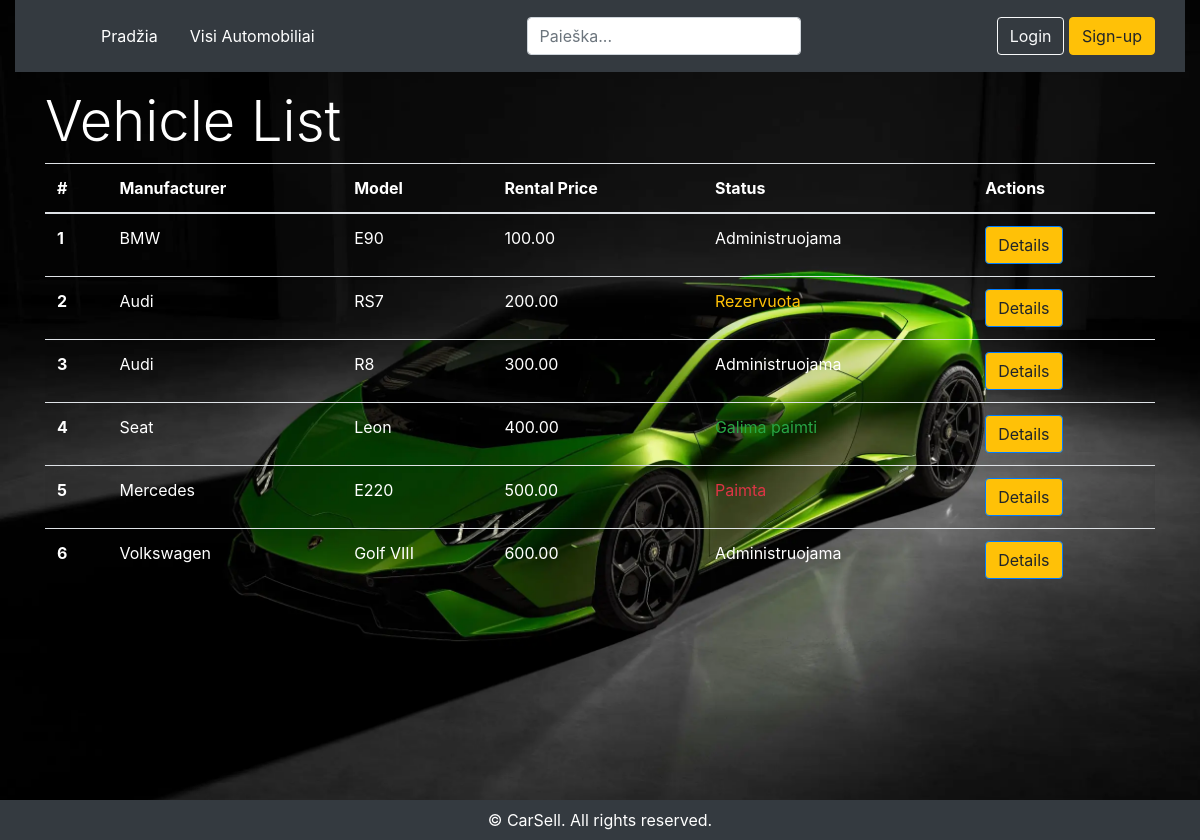
Screenshot of /CarSell/all_vehicles/ with the database file from the repository.
### CarSell/models.py (models this page shows, shortened)
class Vehicle(models.Model):
    VEHICLE_TYPES = [
        ('car', 'Automobilis'),
        ('motorcycle', 'Motociklas'),
    ]
    LOAN_STATUS = (
        ('a', 'Administruojama'),
        ('p', 'Paimta'),
        ('g', 'Galima paimti'),
        ('r', 'Rezervuota'),
    )
    status = models.CharField(
        max_length=1,
        choices=LOAN_STATUS,
        blank=True,
        default='a',
        help_text='Statusas',
    )
    manufacturer = models.CharField(max_length=100)
    model = models.CharField(max_length=100)
    year = models.PositiveIntegerField()
    color = models.CharField(max_length=50)
    engine_type = models.CharField(max_length=50)
    fuel_type = models.CharField(max_length=50)
    engine_capacity = models.FloatField()
    body_type = models.CharField(max_length=50)
    rental_price = models.DecimalField(max_digits=10, decimal_places=2)
    vehicle_type = models.CharField(max_length=20, choices=VEHICLE_TYPES)
    cover = models.ImageField('Viršelis', upload_to='covers', null=True)
    deposit = models.DecimalField(max_digits=10, decimal_places=2, null=True, blank=True)
    photo1 = models.ImageField(upload_to='vehicle_photos', null=True, blank=True)
    photo2 = models.ImageField(upload_to='vehicle_photos', null=True, blank=True)
    photo3 = models.ImageField(upload_to='vehicle_photos', null=True, blank=True)
    photo4 = models.ImageField(upload_to='vehicle_photos', null=True, blank=True)

### CarSell/views.py (the view)
# urls.py: path('all_vehicles/', views.vehicles_list, name='all_vehicles'),
def vehicles_list(request):
    all_vehicles = Vehicle.objects.all()
    return render(request, 'vehicles_list.html', {'all_vehicles': all_vehicles})

### templates/vehicles_list.html (shortened to what this page needs)
{% extends "base.html" %}
{% block content %}
    <div class="container mt-3">
        <h2 class="display-4 text-white">Vehicle List</h2>
        <table class="table table-striped">
            <thead>
                <tr>
                    <th scope="col">#</th>
                    <th scope="col">Manufacturer</th>
                    <th scope="col">Model</th>
                    <th scope="col">Rental Price</th>
                    <th scope="col">Status</th>
                    <th scope="col">Actions</th>
                </tr>
            </thead>
            <tbody>
                {% for vehicle in all_vehicles %}
                    <tr>
                        <th scope="row">{{ vehicle.id }}</th>
                        <td>{{ vehicle.manufacturer }}</td>
                        <td>{{ vehicle.model }}</td>
                        <td>{{ vehicle.rental_price }}</td>
                        <td>
                            <span class="{% if vehicle.status == 'a' %}text-white
                                    {% elif vehicle.status == 'p' %}text-danger
                                    {% elif vehicle.status == 'g' %}text-success
                                    {% elif vehicle.status == 'r' %}text-warning
                            {% endif %}">
                                {{ vehicle.get_status_display }}
                            </span>
                        </td>
                        <td>
                            <a href="{% url 'vehicle' vehicle.id %}" class="btn btn-primary">Details</a>
                        </td>
                    </tr>
                {% endfor %}
            </tbody>
        </table>
    </div>
{% endblock %}

### CarSell/static/css/styles.css (style rules this page uses)
.table, .table-striped tbody tr { color: white; }
.btn-primary { background-color: #ffc107; color: #212529; }

### rows the page displays
Vehicle: id "1", manufacturer "BMW", model "E90", rental_price "100.00", status "Administruojama"
Vehicle: id "2", manufacturer "Audi", model "RS7", rental_price "200.00", status "Rezervuota"
Vehicle: id "3", manufacturer "Audi", model "R8", rental_price "300.00", status "Administruojama"
Vehicle: id "4", manufacturer "Seat", model "Leon", rental_price "400.00", status "Galima paimti"
Vehicle: id "5", manufacturer "Mercedes", model "E220", rental_price "500.00", status "Paimta"
Vehicle: id "6", manufacturer "Volkswagen", model "Golf VIII", rental_price "600.00", status "Administruojama"
